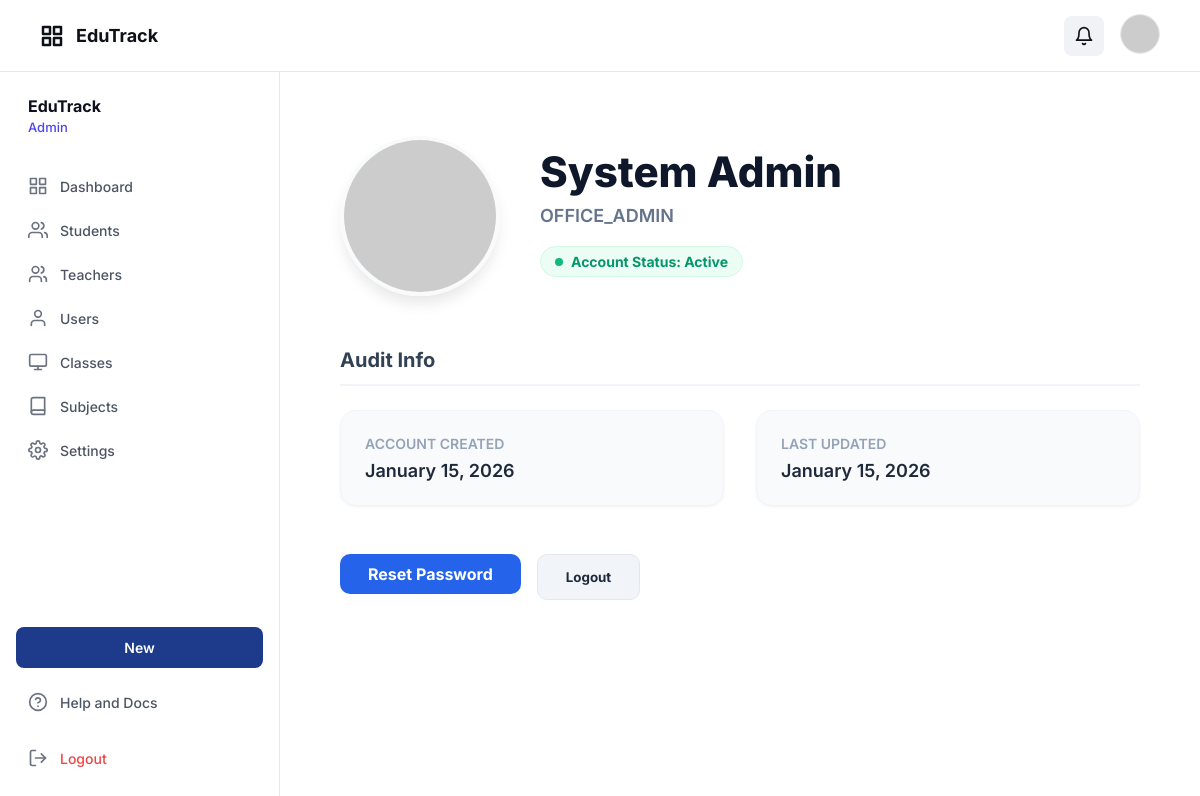
The page /school_app/index.php?controller=profile (signed in) on the database its author committed.
### tables this page shows
CREATE TABLE users (
  id BIGINT UNSIGNED NOT NULL AUTO_INCREMENT,
  username VARCHAR(50) NOT NULL,
  email VARCHAR(120) NULL,
  password_hash VARCHAR(255) NOT NULL,
  first_name VARCHAR(80) NOT NULL,
  last_name VARCHAR(80) NOT NULL,
  is_active TINYINT(1) NOT NULL DEFAULT 1,
  created_at TIMESTAMP NOT NULL DEFAULT CURRENT_TIMESTAMP,
  updated_at TIMESTAMP NOT NULL DEFAULT CURRENT_TIMESTAMP ON UPDATE CURRENT_TIMESTAMP,
  PRIMARY KEY (id),
  UNIQUE KEY uq_users_username (username),
  UNIQUE KEY uq_users_email (email)
);

CREATE TABLE roles (
  id TINYINT UNSIGNED NOT NULL AUTO_INCREMENT,
  name VARCHAR(40) NOT NULL,
  description VARCHAR(255) NULL,
  PRIMARY KEY (id),
  UNIQUE KEY uq_roles_name (name)
);

### school_app/controllers/ProfileController.php (called while the page is built, shortened)
<?php
require_once 'models/User.php';
class ProfileController
{
    public function index()
    {
        $userId = $_SESSION['user_id'];
        $user = User::findById($userId);
        render_view('views/shared/profile.php', [
            'user' => $user
        ]);
    }
}

### school_app/models/User.php (called while the page is built, shortened)
<?php
class User extends Model
{
    public static function findById($id)
    {
        $db = Database::connect();
        $sql = "SELECT
                    u.*,
                    r.id as role_id,
                    r.name as role_name,
                    r.description as role_description
                FROM users u
                LEFT JOIN user_roles ur ON u.id = ur.user_id
                LEFT JOIN roles r ON ur.role_id = r.id
                WHERE u.id = ? LIMIT 1";
        $stmt = $db->prepare($sql);
        $stmt->execute([$id]);
        return $stmt->fetch(PDO::FETCH_OBJ);
    }
}

### school_app/views/shared/profile.php (the view)
<?php
$avatar = "https://ui-avatars.com/api/?name=" . urlencode($user->first_name . ' ' . $user->last_name) . "&background=f1f5f9&color=6366f1&size=128";
?>
<div class="profile-view-container" style="max-width: 900px; margin: 0 auto; padding: 40px 20px;">
    <div style="display: flex; align-items: flex-start; gap: 40px; margin-bottom: 48px;">
        <div style="flex-shrink: 0;">
            <img src="<?php echo $avatar; ?>" alt="Profile"
                style="width: 160px; height: 160px; border-radius: 50%; border: 4px solid #f8fafc; box-shadow: 0 10px 15px -3px rgb(0 0 0 / 0.1);">
        </div>
        <div style="flex-grow: 1; padding-top: 10px;">
            <h1 style="font-size: 42px; font-weight: 800; color: #0f172a; margin: 0 0 8px 0;">
                <?php echo htmlspecialchars($user->first_name . ' ' . $user->last_name); ?>
            </h1>
            <div style="font-size: 18px; color: #64748b; font-weight: 600; margin-bottom: 20px;">
                <?php echo htmlspecialchars($user->role_name ?? 'User'); ?>
            </div>
            <div
                style="display: inline-flex; align-items: center; gap: 8px; padding: 6px 14px; background-color: #ecfdf5; color: #059669; border-radius: 20px; font-size: 14px; font-weight: 700; border: 1px solid #d1fae5;">
                <span style="width: 8px; height: 8px; background-color: #10b981; border-radius: 50%;"></span>
                Account Status:
                <?php echo ($user->is_active) ? 'Active' : 'Inactive'; ?>
            </div>
        </div>
    </div>
    <div style="margin-bottom: 48px;">
        <h2
            style="font-size: 20px; font-weight: 700; color: #334155; margin-bottom: 24px; border-bottom: 2px solid #f1f5f9; padding-bottom: 12px;">
            Audit Info
        </h2>
        <div style="display: grid; grid-template-columns: 1fr 1fr; gap: 32px;">
            <div class="card"
                style="padding: 24px; border-radius: 16px; background-color: #f8fafc; border: 1px solid #f1f5f9;">
                <div
                    style="font-size: 14px; color: #94a3b8; font-weight: 600; text-transform: uppercase; margin-bottom: 8px;">
                    Account Created</div>
                <div style="font-size: 18px; color: #1e293b; font-weight: 600;">
                    <?php echo date('F d, Y', strtotime($user->created_at)); ?>
                </div>
            </div>
            <div class="card"
                style="padding: 24px; border-radius: 16px; background-color: #f8fafc; border: 1px solid #f1f5f9;">
                <div
                    style="font-size: 14px; color: #94a3b8; font-weight: 600; text-transform: uppercase; margin-bottom: 8px;">
                    Last Updated</div>
                <div style="font-size: 18px; color: #1e293b; font-weight: 600;">
                    <?php echo date('F d, Y', strtotime($user->updated_at)); ?>
                </div>
            </div>
        </div>
    </div>
    <div style="display: flex; gap: 16px;">
        <a href="index.php?controller=profile&action=changePassword" class="btn-primary"
            style="background-color: #2563eb; color: white; padding: 14px 28px; border-radius: 10px; font-weight: 700; text-decoration: none; border: none; cursor: pointer;">
            Reset Password
        </a>
        <button onclick="showLogoutModal()"
            style="background-color: #f1f5f9; color: #1e293b; padding: 14px 28px; border-radius: 10px; font-weight: 700; border: 1px solid #e2e8f0; cursor: pointer;">
            Logout
        </button>
    </div>
</div>

### school_app/assets/css/app.css (style rules this page uses)
:root { --primary: #1e3a89; --primary-light: #e8eaf2; --bg-main: #f9f9f9; --bg-white: #ffffff; --text-main: #0f1119; --text-muted: #546691; --text-dark: #0c111c; --border-color: #e5e8ea; --border-input: #d1d6e5; --error: #ef4444; --success: #10b981; --spacing-xs: 4px; --spacing-sm: 8px; --spacing-md: 12px; --spacing-lg: 16px; --spacing-xl: 20px; --spacing-2xl: 24px; --spacing-4xl: 40px; --font-family: "Inter", -apple-system, BlinkMacSystemFont, "Segoe UI", Roboto, sans-serif; --font-size-xs: 12px; --font-size-sm: 14px; --font-size-md: 16px; --font-size-lg: 18px; --font-size-xl: 24px; --font-size-2xl: 28px; --font-size-3xl: 32px; }
* { -webkit-font-smoothing: antialiased; box-sizing: border-box; }
html, body { margin: 0; padding: 0; height: 100%; font-family: var(--font-family); background-color: var(--bg-white); color: var(--text-main); }
a { text-decoration: none; color: inherit; }
button { cursor: pointer; border: none; outline: none; font-family: inherit; }
.card { background-color: var(--bg-white); border: 1px solid var(--input-border); border-radius: 12px; padding: var(--spacing-2xl); box-shadow: 0 1px 3px rgba(0, 0, 0, 0.05); }
.depth-frame-11, .depth-frame-13, .depth-frame-29, .depth-frame-32, .btn-primary { background-color: var(--primary); color: #f9f9f9; border-radius: 8px; height: 40px; display: flex; align-items: center; justify-content: center; }

### rows shown on the page
users: first_name+last_name "System Admin", roles.name "OFFICE_ADMIN", created_at "January 15, 2026", updated_at "January 15, 2026"

### other values the page prints
$displayRole "Admin"
